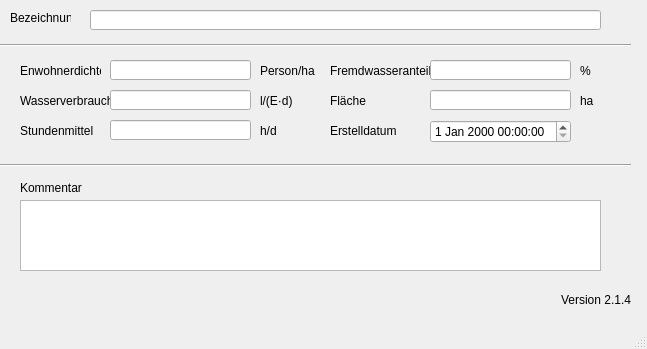
<?xml version="1.0" encoding="UTF-8"?>
<ui version="4.0">
 <class>MainWindow</class>
 <widget class="QMainWindow" name="MainWindow">
  <property name="enabled">
   <bool>true</bool>
  </property>
  <property name="geometry">
   <rect>
    <x>0</x>
    <y>0</y>
    <width>647</width>
    <height>349</height>
   </rect>
  </property>
  <property name="windowTitle">
   <string>MainWindow</string>
  </property>
  <widget class="QWidget" name="centralwidget">
   <widget class="QLabel" name="label_20">
    <property name="geometry">
     <rect>
      <x>330</x>
      <y>60</y>
      <width>111</width>
      <height>21</height>
     </rect>
    </property>
    <property name="text">
     <string>Fremdwasseranteil</string>
    </property>
   </widget>
   <widget class="QLabel" name="label">
    <property name="geometry">
     <rect>
      <x>10</x>
      <y>10</y>
      <width>61</width>
      <height>16</height>
     </rect>
    </property>
    <property name="text">
     <string>Bezeichnung</string>
    </property>
   </widget>
   <widget class="Line" name="line">
    <property name="geometry">
     <rect>
      <x>0</x>
      <y>30</y>
      <width>631</width>
      <height>31</height>
     </rect>
    </property>
    <property name="orientation">
     <enum>Qt::Horizontal</enum>
    </property>
   </widget>
   <widget class="QLabel" name="label_14">
    <property name="geometry">
     <rect>
      <x>20</x>
      <y>180</y>
      <width>81</width>
      <height>16</height>
     </rect>
    </property>
    <property name="text">
     <string>Kommentar</string>
    </property>
   </widget>
   <widget class="QLabel" name="label_11">
    <property name="geometry">
     <rect>
      <x>260</x>
      <y>120</y>
      <width>41</width>
      <height>21</height>
     </rect>
    </property>
    <property name="text">
     <string>h/d</string>
    </property>
   </widget>
   <widget class="QLabel" name="label_5">
    <property name="geometry">
     <rect>
      <x>20</x>
      <y>90</y>
      <width>91</width>
      <height>21</height>
     </rect>
    </property>
    <property name="text">
     <string>Wasserverbrauch</string>
    </property>
   </widget>
   <widget class="QLabel" name="label_8">
    <property name="geometry">
     <rect>
      <x>260</x>
      <y>60</y>
      <width>61</width>
      <height>21</height>
     </rect>
    </property>
    <property name="text">
     <string>Person/ha</string>
    </property>
   </widget>
   <widget class="QLabel" name="label_70">
    <property name="geometry">
     <rect>
      <x>330</x>
      <y>120</y>
      <width>71</width>
      <height>21</height>
     </rect>
    </property>
    <property name="text">
     <string>Erstelldatum</string>
    </property>
   </widget>
   <widget class="Line" name="line_2">
    <property name="geometry">
     <rect>
      <x>0</x>
      <y>150</y>
      <width>631</width>
      <height>31</height>
     </rect>
    </property>
    <property name="orientation">
     <enum>Qt::Horizontal</enum>
    </property>
   </widget>
   <widget class="QLabel" name="label_6">
    <property name="geometry">
     <rect>
      <x>20</x>
      <y>120</y>
      <width>81</width>
      <height>21</height>
     </rect>
    </property>
    <property name="text">
     <string>Stundenmittel</string>
    </property>
   </widget>
   <widget class="QLabel" name="label_10">
    <property name="geometry">
     <rect>
      <x>260</x>
      <y>90</y>
      <width>41</width>
      <height>21</height>
     </rect>
    </property>
    <property name="text">
     <string>l/(E·d)</string>
    </property>
   </widget>
   <widget class="QLabel" name="label_3">
    <property name="geometry">
     <rect>
      <x>20</x>
      <y>60</y>
      <width>81</width>
      <height>21</height>
     </rect>
    </property>
    <property name="text">
     <string>Enwohnerdichte</string>
    </property>
   </widget>
   <widget class="QLabel" name="label_21">
    <property name="geometry">
     <rect>
      <x>330</x>
      <y>90</y>
      <width>111</width>
      <height>21</height>
     </rect>
    </property>
    <property name="text">
     <string>Fläche</string>
    </property>
   </widget>
   <widget class="QLabel" name="label_12">
    <property name="geometry">
     <rect>
      <x>580</x>
      <y>90</y>
      <width>41</width>
      <height>21</height>
     </rect>
    </property>
    <property name="text">
     <string>ha</string>
    </property>
   </widget>
   <widget class="QLabel" name="label_9">
    <property name="geometry">
     <rect>
      <x>580</x>
      <y>60</y>
      <width>41</width>
      <height>21</height>
     </rect>
    </property>
    <property name="text">
     <string>%</string>
    </property>
   </widget>
   <widget class="QLineEdit" name="tgnam">
    <property name="geometry">
     <rect>
      <x>90</x>
      <y>10</y>
      <width>511</width>
      <height>20</height>
     </rect>
    </property>
   </widget>
   <widget class="QLineEdit" name="ewdichte">
    <property name="geometry">
     <rect>
      <x>110</x>
      <y>60</y>
      <width>141</width>
      <height>20</height>
     </rect>
    </property>
   </widget>
   <widget class="QLineEdit" name="wverbrauch">
    <property name="geometry">
     <rect>
      <x>110</x>
      <y>90</y>
      <width>141</width>
      <height>20</height>
     </rect>
    </property>
   </widget>
   <widget class="QLineEdit" name="stdmittel">
    <property name="geometry">
     <rect>
      <x>110</x>
      <y>120</y>
      <width>141</width>
      <height>20</height>
     </rect>
    </property>
   </widget>
   <widget class="QLineEdit" name="fremdwas">
    <property name="geometry">
     <rect>
      <x>430</x>
      <y>60</y>
      <width>141</width>
      <height>20</height>
     </rect>
    </property>
   </widget>
   <widget class="QLineEdit" name="flaeche">
    <property name="geometry">
     <rect>
      <x>430</x>
      <y>90</y>
      <width>141</width>
      <height>20</height>
     </rect>
    </property>
   </widget>
   <widget class="QTextEdit" name="kommentar">
    <property name="geometry">
     <rect>
      <x>20</x>
      <y>200</y>
      <width>581</width>
      <height>71</height>
     </rect>
    </property>
   </widget>
   <widget class="QgsDateTimeEdit" name="createdat">
    <property name="geometry">
     <rect>
      <x>430</x>
      <y>120</y>
      <width>141</width>
      <height>23</height>
     </rect>
    </property>
   </widget>
   <widget class="QLabel" name="lb_version">
    <property name="geometry">
     <rect>
      <x>560</x>
      <y>290</y>
      <width>71</width>
      <height>20</height>
     </rect>
    </property>
    <property name="toolTip">
     <string>Version QKan Import</string>
    </property>
    <property name="text">
     <string>Version 2.1.4</string>
    </property>
    <property name="alignment">
     <set>Qt::AlignRight|Qt::AlignTrailing|Qt::AlignVCenter</set>
    </property>
   </widget>
  </widget>
  <widget class="QMenuBar" name="menubar">
   <property name="geometry">
    <rect>
     <x>0</x>
     <y>0</y>
     <width>647</width>
     <height>21</height>
    </rect>
   </property>
  </widget>
  <widget class="QStatusBar" name="statusbar"/>
 </widget>
 <customwidgets>
  <customwidget>
   <class>QgsDateTimeEdit</class>
   <extends>QDateTimeEdit</extends>
   <header>qgsdatetimeedit.h</header>
  </customwidget>
 </customwidgets>
 <tabstops>
  <tabstop>tgnam</tabstop>
  <tabstop>ewdichte</tabstop>
  <tabstop>wverbrauch</tabstop>
  <tabstop>stdmittel</tabstop>
  <tabstop>fremdwas</tabstop>
  <tabstop>flaeche</tabstop>
  <tabstop>createdat</tabstop>
  <tabstop>kommentar</tabstop>
 </tabstops>
 <resources/>
 <connections/>
</ui>
